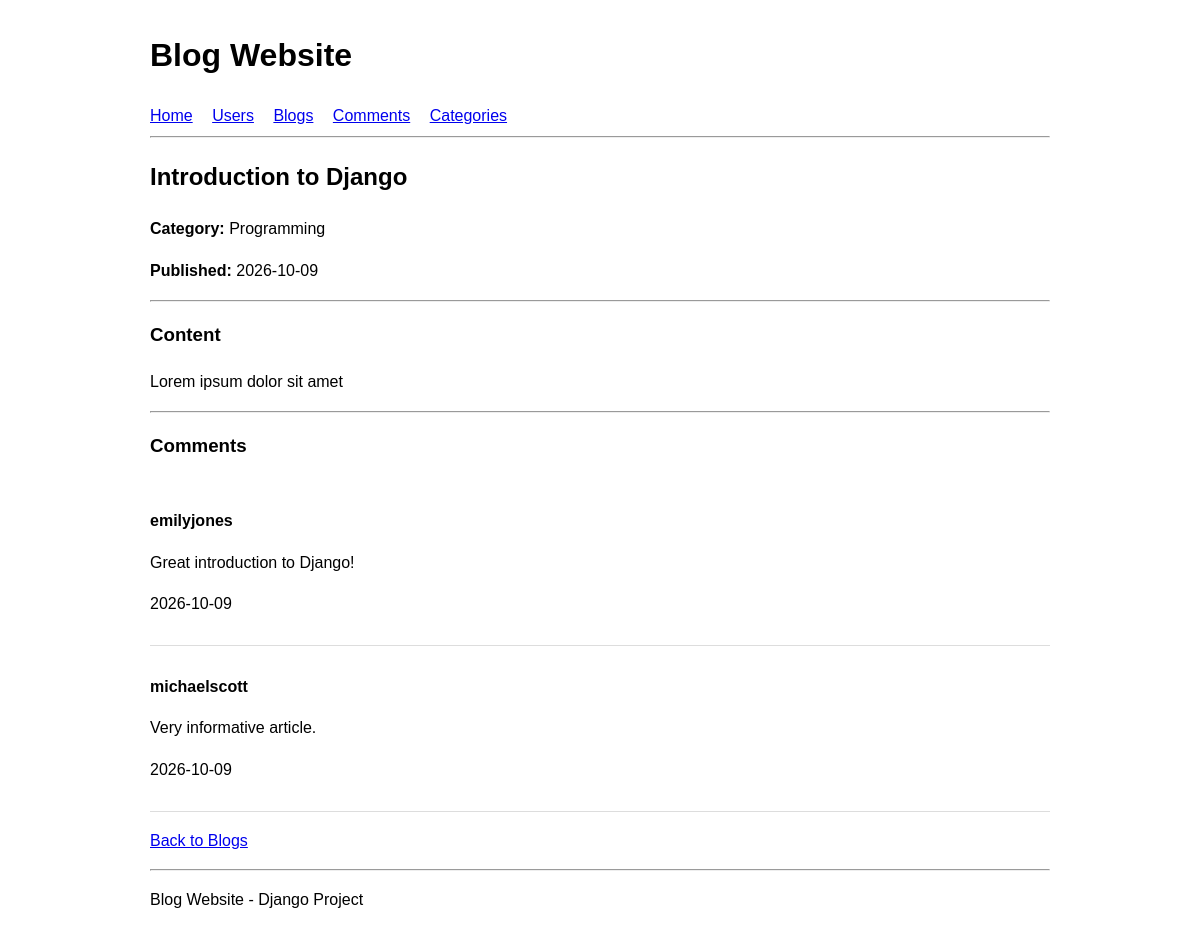
Screenshot of /blogs/1/ with the database file from the repository.
### blog/models.py (models this page shows, shortened)
class Post(models.Model):
    title = models.CharField(max_length=200)
    content = models.TextField()
    category = models.ForeignKey(
        Category,
        on_delete=models.PROTECT,
        related_name='posts'
    )
    date_published = models.DateTimeField(auto_now_add=True)

class Category(models.Model):
    name = models.CharField(max_length=100, unique=True)

class Comment(models.Model):
    post = models.ForeignKey(
        Post,
        on_delete=models.CASCADE,
        related_name='comments'
    )
    user = models.ForeignKey(
        User,
        on_delete=models.CASCADE,
        related_name='blog_comments'
    )
    content = models.TextField()
    date_posted = models.DateTimeField(auto_now_add=True)

### blog/views.py (the view)
# urls.py: path('blogs/<int:id>/', views.blogdetails, name='blogdetails'),
def blogdetails(request, id):
    post = get_object_or_404(
        Post.objects.select_related('category'),
        id=id
    )
    return render(
        request,
        'blogdetails.html',
        {'post': post}
    )

### blog/templates/blogdetails.html (shortened to what this page needs)
{% extends "master.html" %}
{% block content %}
<h2>{{ post.title }}</h2>
<p>
    <strong>Category:</strong>
    {{ post.category.name }}
</p>
<p>
    <strong>Published:</strong>
    {{ post.date_published|date:"Y-m-d" }}
</p>
<hr>
<h3>Content</h3>
<p>{{ post.content }}</p>
<hr>
<h3>Comments</h3>
{% for comment in post.comments.all %}
    <article>
        <p><strong>{{ comment.user.username }}</strong></p>
        <p>{{ comment.content }}</p>
        <p>{{ comment.date_posted|date:"Y-m-d" }}</p>
    </article>
{% empty %}
    <p>No comments for this post yet.</p>
{% endfor %}
<p><a href="{% url 'blogs' %}">Back to Blogs</a></p>
{% endblock %}

### blog/templates/master.html (style rules this page uses)
body { font-family: Arial, sans-serif; max-width: 900px; margin: 30px auto; padding: 0 20px; line-height: 1.6; }
article { border-bottom: 1px solid #ddd; padding: 12px 0; }

### rows the page displays
Post: title "Introduction to Django", category.name "Programming", date_published "2026-10-09", content "Lorem ipsum dolor sit amet"
Comment: user.username "emilyjones", content "Great introduction to Django!", date_posted "2026-10-09"
Comment: user.username "michaelscott", content "Very informative article.", date_posted "2026-10-09"
